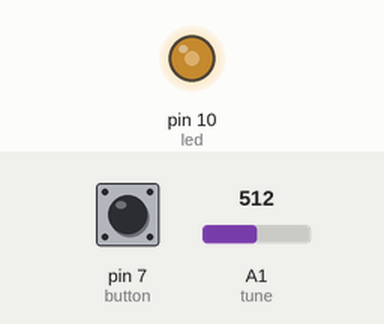
Simulated run of this sketch. Board: Arduino Uno, built with avr-gcc and run on an emulated ATmega328P. Parts: output pins drawn as LEDs (lit = HIGH). The test bench sets the inputs (shaded band); at power-on: A1 (tune) = 512, pin 7 (button) LOW.

Above: at 1.2 s.
1.3 s: A1 (tune) set to 716
At 2.5 s:
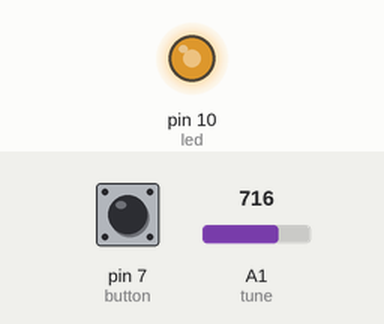
2.8 s: pin 7 (button) pulled HIGH for 1 s
At 3.6 s:
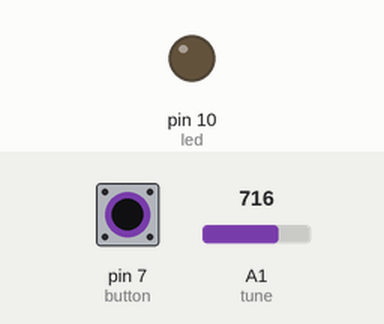
5.3 s: A1 (tune) set to 900
At 5.7 s:
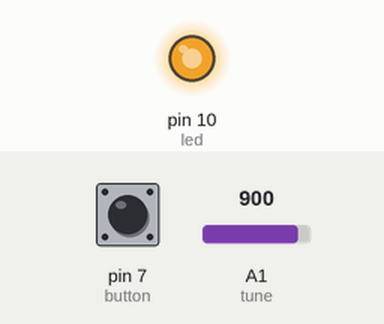
6.8 s: A1 (tune) set to 122
At 8.0 s:
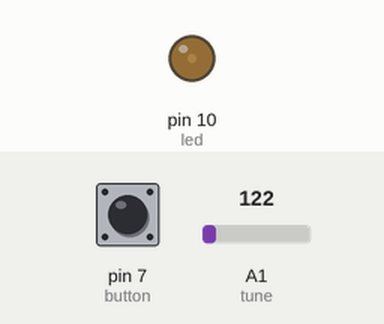
8.3 s: A1 (tune) set to 0
At 9.2 s:
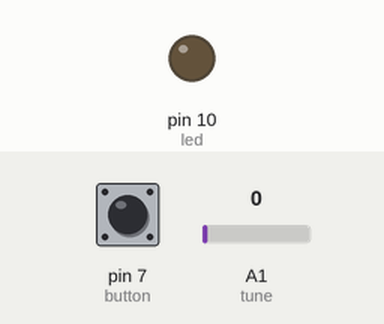
9.8 s: A1 (tune) set to 511
At 10.4 s:
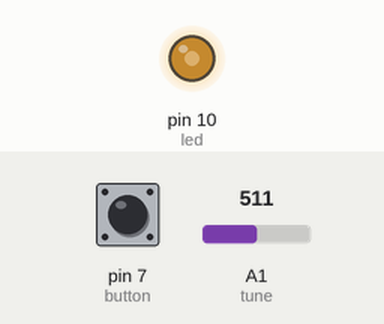
Timing chart, 0 to 12.3 s (numbered marks = the images above; inputs shaded):
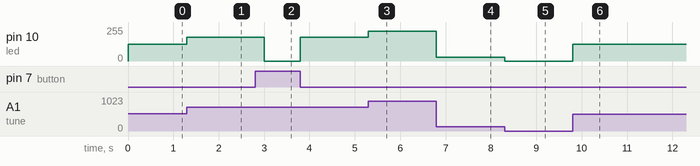

Measured:
- after the input at 1.3 s, pin 10 (led): 127/255 → 178/255 at once
- after the input at 2.8 s, pin 10 (led): 178/255 → 0/255 after 0.20 s, → 178/255 0.80 s later
- after the input at 5.3 s, pin 10 (led): 178/255 → 224/255 at once
- after the input at 6.8 s, pin 10 (led): 224/255 → 30/255 at once
- after the input at 8.3 s, pin 10 (led): 30/255 → 0/255 at once
- after the input at 9.8 s, pin 10 (led): 0/255 → 127/255 at once

The sketch:

analog_write_analog_read.ino
```cpp
#define tune 1
#define sensor 1
#define led 10
#define button 7


int swt = 0; // switch
int brightness = 0;
int read = 0;

void setup() {
  pinMode(led, OUTPUT);
  pinMode(button, INPUT);
}

void loop() {
  swt = digitalRead(button);

  if(swt == 1) { // if button is pressed
    delay(200);

    swt = digitalRead(button);

    while(swt == 0) {
      swt = digitalRead(button);
      read = analogRead(tune);
      brightness = map(read, 0, 1023, 0, 255); // map(input, min-input, max-input, min-output, max-output)
      analogWrite(led, brightness);
    }

    digitalWrite(led, LOW);
    delay(200);
  }

  else {
    read = analogRead(sensor);
    brightness = map(read, 0, 1023, 0, 255);
    analogWrite(led, brightness);

  }
}
```
